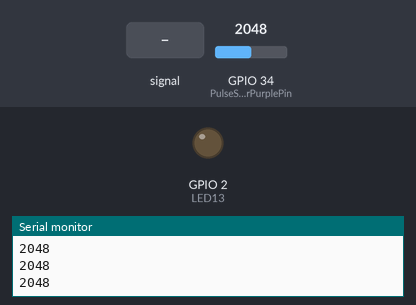
A sketch run on a simulated ESP32. Shown: output pins drawn as LEDs (lit = HIGH), the last lines printed to the serial monitor. Inputs (shaded band) come from the test bench; at power-on: GPIO 34 (PulseSensorPurplePin) = 2048.

Above: at 1.2 s.
1.3 s: GPIO 34 (PulseSensorPurplePin) fed a 200 Hz sine of ±1023 counts around its level
At 4.2 s:
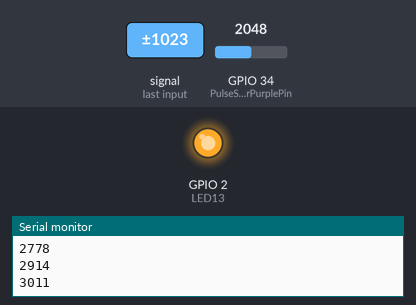
4.3 s: GPIO 34 (PulseSensorPurplePin) set to 2440
5.8 s: GPIO 34 (PulseSensorPurplePin) set to 2372
At 6.7 s:
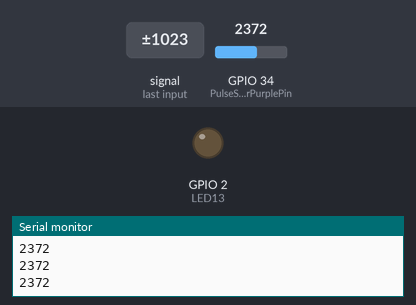
7.3 s: GPIO 34 (PulseSensorPurplePin) set to 2866
At 7.7 s:
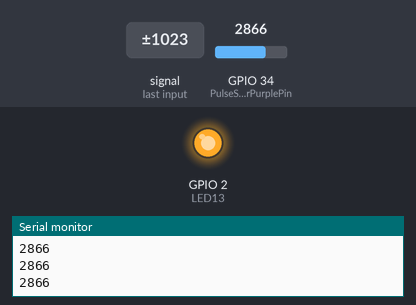
Timing chart, 0 to 9.8 s (numbered marks = the images above; inputs shaded):
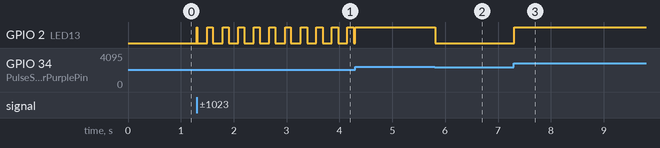

The sketch:

HeartBeatSensor2.ino
```cpp
// Modified by Dr. Abhishek Ghosh, 2019
// see https://thecustomizewindows.com
// GNU GPL 3.0

//  Variables

int PulseSensorPurplePin = 34; // Pulse Sensor WIRE connected to Pin 34
int LED13 = 2;   //  The on-board ESP32 LED


int Signal; // holds the incoming raw data. Signal value can range from 0-1024
int Threshold = 2400; // Determine which Signal to "count as a beat", and which to ingore.


// The SetUp Function:
void setup() {
  pinMode(LED13,OUTPUT); // pin that will blink to your heartbeat
  Serial.begin(9600); // Set's up Serial Communication at certain speed.

}

// The Main Loop Function
void loop() {

  Signal = analogRead(PulseSensorPurplePin);  // Read the PulseSensor's value.
                                              // Assign this value to the "Signal" variable.

   Serial.println(Signal);                    // Send the Signal value to Serial Plotter.


   if(Signal > Threshold){   // If the signal is above "2400", then "turn-on" ESP32's on-Board LED.
     digitalWrite(LED13,HIGH);
   } else {
     digitalWrite(LED13,LOW); //  Else, the sigal must be below "2400", so "turn-off" this LED.
   }


delay(10); // too higher delay will


}
```

Measured:
- after the input at 1.3 s, GPIO 2 (LED13): LOW → HIGH at once, then repeats every 0.29 s: LOW 0.18 s, HIGH 0.11 s
- after the input at 5.8 s, GPIO 2 (LED13): HIGH → LOW at once
- after the input at 7.3 s, GPIO 2 (LED13): LOW → HIGH at once
